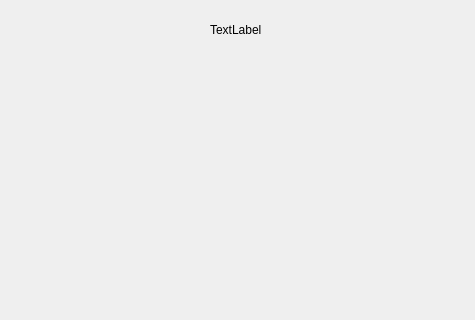
<?xml version="1.0" encoding="UTF-8"?>
<ui version="4.0">
 <class>informacion</class>
 <widget class="QDialog" name="informacion">
  <property name="geometry">
   <rect>
    <x>0</x>
    <y>0</y>
    <width>475</width>
    <height>320</height>
   </rect>
  </property>
  <property name="windowTitle">
   <string>Informacion</string>
  </property>
  <widget class="QLabel" name="label">
   <property name="geometry">
    <rect>
     <x>210</x>
     <y>20</y>
     <width>66</width>
     <height>20</height>
    </rect>
   </property>
   <property name="text">
    <string>TextLabel</string>
   </property>
  </widget>
 </widget>
 <resources/>
 <connections/>
</ui>
